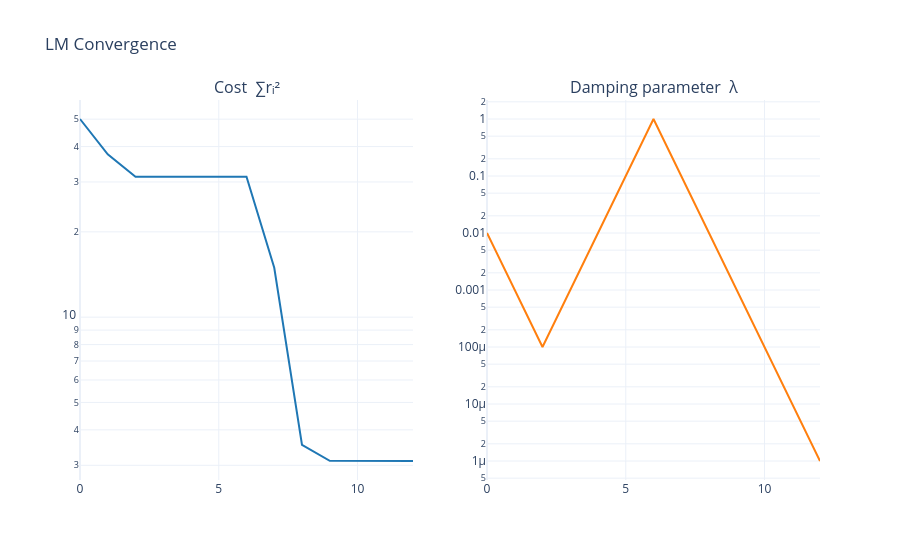

The cell this chart's notebook holds for it:
### Markdown cell above
### Convergence

### Code cell
costs = [h[0] for h in history]
lams  = [h[1] for h in history]
iters = list(range(len(history)))

fig = make_subplots(rows=1, cols=2,
                    subplot_titles=("Cost  ∑rᵢ²", "Damping parameter  λ"))

fig.add_trace(go.Scatter(x=iters, y=costs, mode="lines",
                         line=dict(color=COLORS[0])), row=1, col=1)
fig.add_trace(go.Scatter(x=iters, y=lams, mode="lines",
                         line=dict(color=COLORS[1])), row=1, col=2)

fig.update_yaxes(type="log", row=1, col=1)
fig.update_yaxes(type="log", row=1, col=2)
fig.update_layout(title="LM Convergence", showlegend=False)
fig.show()

### Figure 1 — Plotly figure (JSON) as saved in the notebook; plotly's stock layout.template omitted (floating-point values rounded to 4 significant figures)
{"data": [{"line": {"color": "#1f77b4"}, "mode": "lines", "type": "scatter", "x": [0, 1, 2, 3, 4, 5, 6, 7, 8, 9, 10, 11, 12], "xaxis": "x", "y": [50.06, 37.58, 31.32, 31.32, 31.32, 31.32, 31.32, 14.93, 3.539, 3.109, 3.106, 3.106, 3.106], "yaxis": "y"}, {"line": {"color": "#ff7f0e"}, "mode": "lines", "type": "scatter", "x": [0, 1, 2, 3, 4, 5, 6, 7, 8, 9, 10, 11, 12], "xaxis": "x2", "y": [0.01, 0.001, 0.0001, 0.001, 0.01, 0.1, 1, 0.1, 0.01, 0.001, 0.0001, 1e-05, 1e-06], "yaxis": "y2"}], "layout": {"annotations": [{"font": {"size": 16}, "showarrow": false, "text": "Cost  ∑rᵢ²", "x": 0.225, "xanchor": "center", "xref": "paper", "y": 1, "yanchor": "bottom", "yref": "paper"}, {"font": {"size": 16}, "showarrow": false, "text": "Damping parameter  λ", "x": 0.775, "xanchor": "center", "xref": "paper", "y": 1, "yanchor": "bottom", "yref": "paper"}], "showlegend": false, "title": {"text": "LM Convergence"}, "xaxis": {"anchor": "y", "domain": [0, 0.45]}, "xaxis2": {"anchor": "y2", "domain": [0.55, 1]}, "yaxis": {"anchor": "x", "domain": [0, 1], "type": "log"}, "yaxis2": {"anchor": "x2", "domain": [0, 1], "type": "log"}}}
